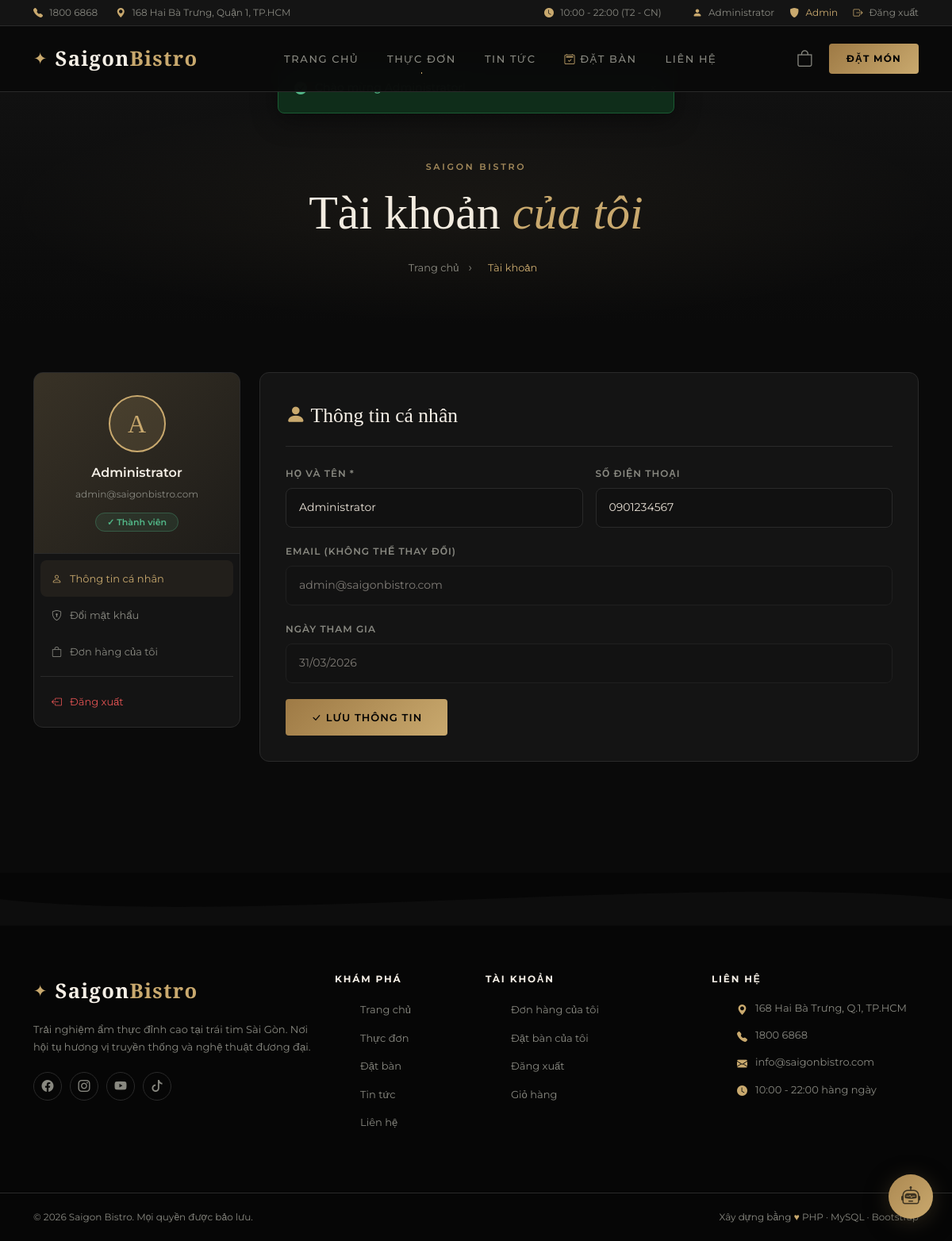
The app's page /profile.php (signed in) with its own data.
### tables this page shows
CREATE TABLE IF NOT EXISTS users (
    id INT AUTO_INCREMENT PRIMARY KEY,
    name VARCHAR(100) NOT NULL,
    email VARCHAR(100) NOT NULL UNIQUE,
    phone VARCHAR(20),
    password VARCHAR(255) NOT NULL,
    role ENUM('user','admin') DEFAULT 'user',
    avatar VARCHAR(255) DEFAULT NULL,
    is_active TINYINT(1) DEFAULT 1,
    created_at DATETIME DEFAULT CURRENT_TIMESTAMP
);

### includes/functions.php (called while the page is built, shortened)
<?php
function clean($data) {
    return htmlspecialchars(strip_tags(trim($data)));
}
?>

### profile.php (the view, shortened to what this page needs)
<?php
require_once __DIR__ . '/includes/header.php';
$userId = $_SESSION['user_id'];
$stmt = $pdo->prepare("SELECT * FROM users WHERE id = ?");
$stmt->execute([$userId]);
$user = $stmt->fetch();
$tab      = $_GET['tab'] ?? 'info';
?>
<div class="page-hero">
    <span class="page-hero-label">Saigon Bistro</span>
    <h1>Tài khoản <em>của tôi</em></h1>
    <div class="breadcrumb-nav">
        <a href="<?= SITE_URL ?>/">Trang chủ</a> <span>›</span>
        <span class="current">Tài khoản</span>
    </div>
</div>
<section class="form-section">
    <div class="container">
        <div class="row g-4">
            <div class="col-lg-3">
                <div class="form-card" style="padding:0;overflow:hidden;">
                    <div style="background:linear-gradient(135deg,rgba(201,169,110,0.2),rgba(201,169,110,0.05));padding:28px;text-align:center;border-bottom:1px solid var(--border);">
                        <div style="width:72px;height:72px;border-radius:50%;background:rgba(201,169,110,0.15);border:2px solid var(--gold);display:flex;align-items:center;justify-content:center;margin:0 auto 12px;font-family:var(--font-display);font-size:2rem;color:var(--gold);">
                            <?= strtoupper(mb_substr($user['name'], 0, 1, 'UTF-8')) ?>
                        </div>
                        <div style="color:var(--cream);font-weight:600;font-size:1rem;"><?= clean($user['name']) ?></div>
                        <div style="color:var(--text-muted);font-size:12px;margin-top:4px;"><?= clean($user['email']) ?></div>
                        <div style="margin-top:10px;">
                            <span style="background:rgba(82,183,136,0.1);color:var(--green);border:1px solid rgba(82,183,136,0.3);border-radius:20px;padding:4px 14px;font-size:11px;font-weight:600;">
                                ✓ Thành viên
                            </span>
                        </div>
                    </div>
                    <nav style="padding:8px;">
                        <a href="?tab=info" style="display:flex;align-items:center;gap:10px;padding:12px 14px;border-radius:8px;font-size:13px;color:<?= $tab==='info' ? 'var(--gold)' : 'var(--text-muted)' ?>;background:<?= $tab==='info' ? 'rgba(201,169,110,0.08)' : 'transparent' ?>;transition:all .2s;">
                            <i class="bi bi-person"></i> Thông tin cá nhân
                        </a>
                        <a href="?tab=password" style="display:flex;align-items:center;gap:10px;padding:12px 14px;border-radius:8px;font-size:13px;color:<?= $tab==='password' ? 'var(--gold)' : 'var(--text-muted)' ?>;background:<?= $tab==='password' ? 'rgba(201,169,110,0.08)' : 'transparent' ?>;transition:all .2s;">
                            <i class="bi bi-shield-lock"></i> Đổi mật khẩu
                        </a>
                        <a href="?tab=orders" style="display:flex;align-items:center;gap:10px;padding:12px 14px;border-radius:8px;font-size:13px;color:<?= $tab==='orders' ? 'var(--gold)' : 'var(--text-muted)' ?>;background:<?= $tab==='orders' ? 'rgba(201,169,110,0.08)' : 'transparent' ?>;transition:all .2s;">
                            <i class="bi bi-bag"></i> Đơn hàng của tôi
                        </a>
                        <div style="border-top:1px solid var(--border);margin:8px 0;"></div>
                        <a href="<?= SITE_URL ?>/logout.php" style="display:flex;align-items:center;gap:10px;padding:12px 14px;border-radius:8px;font-size:13px;color:var(--red);transition:all .2s;">
                            <i class="bi bi-box-arrow-left"></i> Đăng xuất
                        </a>
                    </nav>
                </div>
            </div>
            <div class="col-lg-9">
                <?php if ($tab === 'info'): ?>
                <div class="form-card">
                    <div class="form-card-title"><i class="bi bi-person-fill" style="color:var(--gold)"></i> Thông tin cá nhân</div>
                    <form method="POST">
                        <div class="row g-3">
                            <div class="col-md-6">
                                <div class="form-group">
                                    <label class="form-label">Họ và tên *</label>
                                    <input type="text" name="name" class="form-control-custom"
                                        value="<?= clean($user['name']) ?>" placeholder="Nguyễn Văn A" required>
                                </div>
                            </div>
                            <div class="col-md-6">
                                <div class="form-group">
                                    <label class="form-label">Số điện thoại</label>
                                    <input type="tel" name="phone" class="form-control-custom"
                                        value="<?= clean($user['phone'] ?? '') ?>" placeholder="0901234567">
                                </div>
                            </div>
                        </div>
                        <div class="form-group">
                            <label class="form-label">Email (không thể thay đổi)</label>
                            <input type="email" class="form-control-custom" value="<?= clean($user['email']) ?>"
                                disabled style="opacity:0.5;cursor:not-allowed;">
                        </div>
                        <div class="form-group">
                            <label class="form-label">Ngày tham gia</label>
                            <input type="text" class="form-control-custom"
                                value="<?= date('d/m/Y', strtotime($user['created_at'])) ?>"
                                disabled style="opacity:0.5;cursor:not-allowed;">
                        </div>
                        <button type="submit" class="btn-gold" style="padding:12px 32px;">
                            <i class="bi bi-check-lg"></i> Lưu thông tin
                        </button>
                    </form>
                </div>
                <?php endif; ?>
            </div>
        </div>
    </div>
</section>
<?php require_once __DIR__ . '/includes/footer.php'; ?>

### assets/css/style.css (style rules this page uses)
:root { --bg-primary: #0a0a0a; --bg-secondary: #111111; --bg-card: #141414; --bg-card-hover: #1a1a1a; --border: #2a2a2a; --gold: #c9a96e; --gold-light: #e0c590; --gold-dark: #9e7a45; --cream: #f5efe6; --text: #e8e0d5; --text-muted: #888880; --red: #e05252; --green: #52b788; --font-display: 'Cormorant Garamond', serif; --font-body: 'Montserrat', sans-serif; --radius: 12px; --radius-sm: 8px; --shadow: 0 8px 32px rgba(0,0,0,0.4); --shadow-gold: 0 4px 24px rgba(201,169,110,0.2); --transition: 0.3s cubic-bezier(0.4,0,0.2,1); }
*, *::before, *::after { box-sizing: border-box; margin: 0; padding: 0; }
html { scroll-behavior: smooth; }
body { background-color: var(--bg-primary); color: var(--text); font-family: var(--font-body); font-size: 15px; line-height: 1.7; overflow-x: hidden; }
a { color: var(--gold); text-decoration: none; transition: var(--transition); }
.page-hero { padding: 80px 0 60px; background: linear-gradient(180deg, #111 0%, var(--bg-primary) 100%); text-align: center; position: relative; overflow: hidden; }
.page-hero::before { content: ''; position: absolute; inset: 0; background: radial-gradient(ellipse at 50% 50%, rgba(201,169,110,0.06) 0%, transparent 70%); }
.page-hero-label { display: inline-block; color: var(--gold); font-size: 11px; font-weight: 600; letter-spacing: 0.25em; text-transform: uppercase; margin-bottom: 12px; opacity: 0.8; }
.page-hero h1 { font-family: var(--font-display); font-size: clamp(2.2rem, 5vw, 4rem); color: var(--cream); font-weight: 300; line-height: 1.2; }
.page-hero h1 em { color: var(--gold); font-style: italic; }
.breadcrumb-nav { margin-top: 20px; }
.breadcrumb-nav a { color: var(--text-muted); font-size: 13px; }
.breadcrumb-nav span { color: var(--text-muted); margin: 0 8px; }
.breadcrumb-nav .current { color: var(--gold); font-size: 13px; }
.btn-gold { background: linear-gradient(135deg, var(--gold-dark), var(--gold)); color: #000; font-weight: 600; font-size: 13px; letter-spacing: 0.08em; text-transform: uppercase; border: none; border-radius: 4px; padding: 12px 28px; cursor: pointer; transition: var(--transition); }
.form-section { padding: 60px 0; }
.form-card { background: var(--bg-card); border: 1px solid var(--border); border-radius: var(--radius); padding: 32px; }
.form-card-title { font-family: var(--font-display); font-size: 1.6rem; color: var(--cream); margin-bottom: 24px; padding-bottom: 16px; border-bottom: 1px solid var(--border); }
.form-group { margin-bottom: 20px; }
.form-label { color: var(--text-muted); font-size: 12px; font-weight: 600; letter-spacing: 0.08em; text-transform: uppercase; display: block; margin-bottom: 8px; }
.form-control-custom { width: 100%; background: var(--bg-secondary); border: 1px solid var(--border); border-radius: var(--radius-sm); color: var(--text); font-family: var(--font-body); font-size: 14px; padding: 12px 16px; outline: none; transition: var(--transition); }
.form-control-custom::placeholder { color: var(--text-muted); }

### records on screen
users: name "A", name "Administrator", email "admin@saigonbistro.com", phone "0901234567", created_at "31/03/2026"

### other values on screen
SITE_PHONE "1800 6868"
SITE_ADDRESS "168 Hai Bà Trưng, Quận 1, TP.HCM"
$_SESSION['user_name'] "Administrator"
